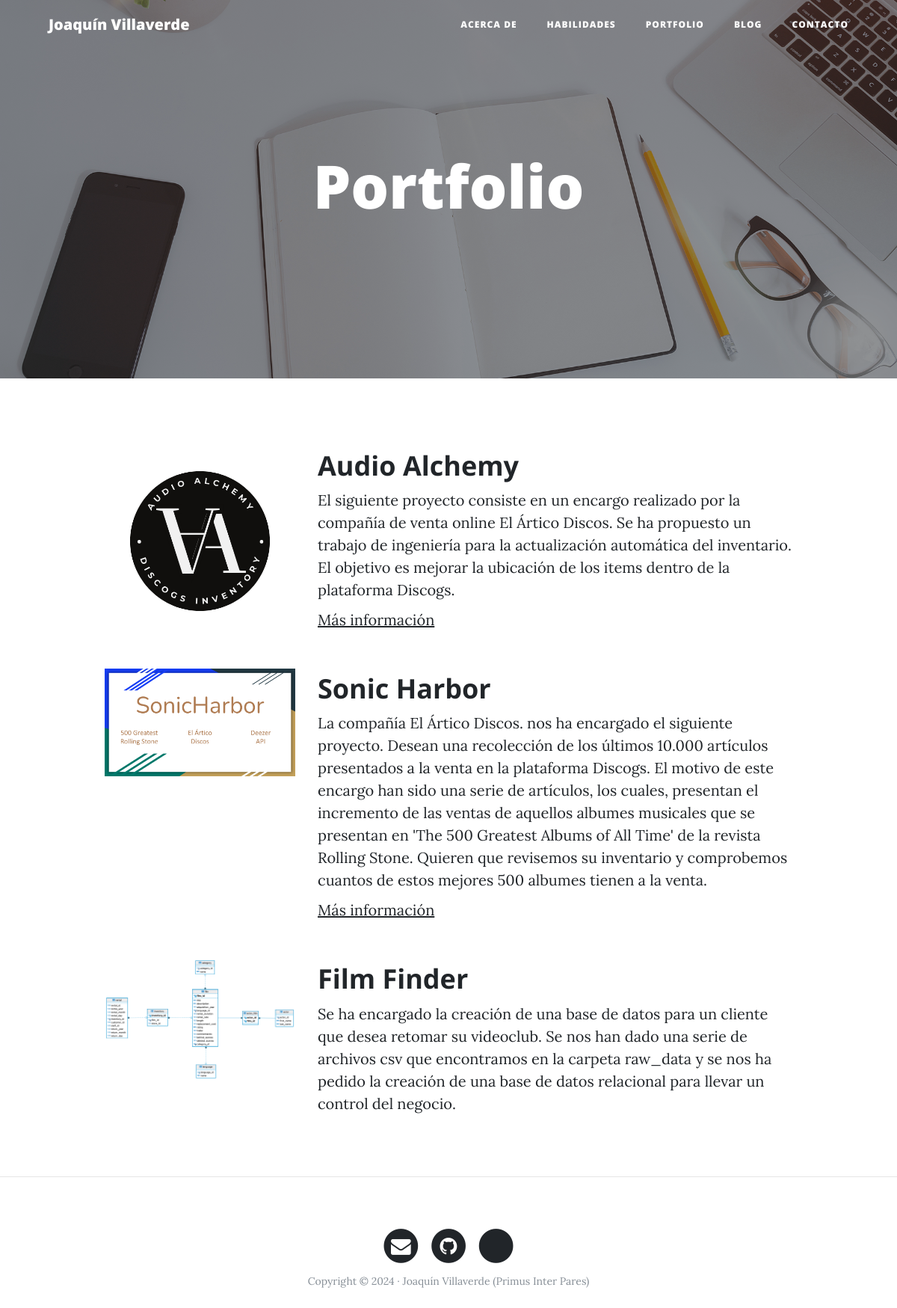
The page /portfolio/ on the database its author committed.
### portfolio/models.py (models this page shows, shortened)
class Project(models.Model):
    title = models.CharField(max_length=200)
    description = models.TextField()
    image = models.ImageField(upload_to="projects")
    url = models.URLField(max_length=200, null=True, blank=True)
    created = models.DateTimeField(auto_now_add=True, verbose_name="Created Date")
    updated = models.DateTimeField(auto_now=True, verbose_name= "Updated Date")
    class Meta:
        ordering = ["created"] #Fecha de creación inversa, para hacer la otra ["-created"]

### portfolio/views.py (the view)
# urls.py: path('portfolio/', porftolio_views.portfolio, name='Portfolio'),
def portfolio(request):
    projects = Project.objects.all()
    return render(request, "portfolio/portfolio.html", {'projects': projects})

### portfolio/templates/portfolio/portfolio.html (shortened to what this page needs)
{% extends "core/base.html" %}
{%block background%}{%load static%}{% static 'core/img/portfolio-bg.jpg' %}{%endblock%}
{%block headers%}
<h1>Portfolio</h1>
{%endblock%}
{% block content %}
    {% for project in projects%}
        <div class="row project">
            <div class="col-lg-3 col-md-4 offset-lg-1">
                <img class="img-fluid" src="{{project.image.url}}" alt="">
            </div>
        <div class="col-lg-7 col-md-8">
                <h2 class="section-heading title">{{project.title}}</h2>
            <p>{{project.description}}</p>
            {% if project.url %}
                <p><a href= "{{project.url}}" > Más información </a></p>
            {% endif %}
            </div>
        </div>
    {% endfor %}
{% endblock %}

### rows shown on the page
Project: image (picture), title "Audio Alchemy", description "El siguiente proyecto consiste en un encargo realizado por la compañía de venta online El Ártico Discos. Se ha propuesto un trabajo de ingeniería para la actualización automática del inventario. El objetivo es mejorar la ubicación de los items dentro de la plataforma Discogs."
Project: image (picture), title "Sonic Harbor", description "La compañía El Ártico Discos. nos ha encargado el siguiente proyecto. Desean una recolección de los últimos 10.000 artículos presentados a la venta en la plataforma Discogs. El motivo de este encargo han sido una serie de artículos, los cuales, presentan el incremento de las ventas de aquellos albumes musicales que se presentan en 'The 500 Greatest Albums of All Time' de la revista Rolling Stone. Quieren que revisemos su inventario y comprobemos cuantos de estos mejores 500 albumes tienen a la venta."
Project: image (picture), title "Film Finder", description "Se ha encargado la creación de una base de datos para un cliente que desea retomar su videoclub. Se nos han dado una serie de archivos csv que encontramos en la carpeta raw_data y se nos ha pedido la creación de una base de datos relacional para llevar un control del negocio."
